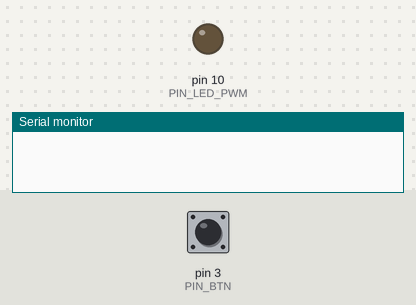
The sketch below on a simulated Arduino Uno, built with avr-gcc and run on an emulated ATmega328P. Shown: output pins drawn as LEDs (lit = HIGH), the last lines printed to the serial monitor. The test bench sets the inputs (shaded band); at power-on: pin 3 (PIN_BTN) HIGH.

Above: at 1.2 s.
1.3 s: pin 3 (PIN_BTN) pulled LOW for 0.15 s
At 2.1 s:
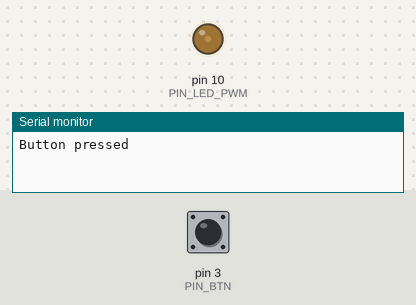
2.9 s: pin 3 (PIN_BTN) pulled LOW for 1 s
At 3.3 s:
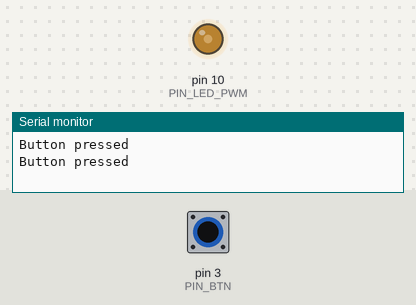
5.4 s: pin 3 (PIN_BTN) pulled LOW for 0.15 s
At 6.4 s:
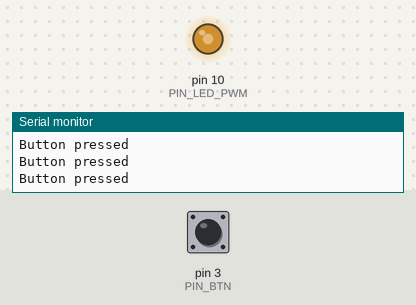
7.0 s: pin 3 (PIN_BTN) pulled LOW for 3.2 s
At 7.7 s:
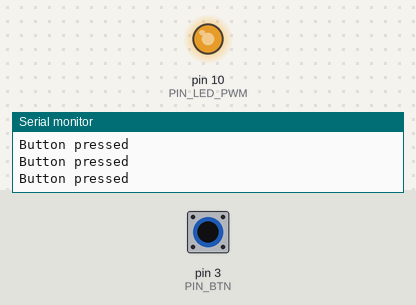
Timing chart, 0 to 10.0 s (numbered marks = the images above; inputs shaded):
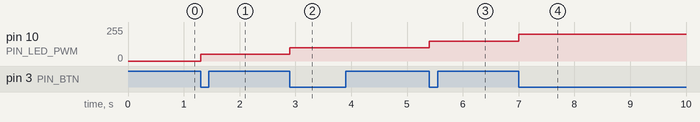

The sketch:

main.ino
```cpp
/**
 * @file    main.ino
 * @author  Filippo Graziani
 * @date    09/03/2024
 * @brief   A sample code for the button (KY004)
 * Connections:
 * Sensor       -----       Arduino Uno
 * -                        GND
 * [no label]               5V
 * S                        D3
 */

#include "Arduino.h"
#include <stdint.h>

void irq_btn_press();

#define     PIN_BTN                 (3)
#define     PIN_LED_PWM             (10)

static volatile bool b_pressed(false);

/**
 * @brief   Setup function.
 * @par     Description
 * Setting of the Arduino's pins and the serial port.
 * @return  Nothing.
 */
void
setup ()
{
    Serial.begin(9600);

    while (!Serial)
    {
        /* Do nothing */
    }

    pinMode(PIN_LED_PWM, OUTPUT);
    pinMode(PIN_BTN, INPUT);
    attachInterrupt(digitalPinToInterrupt(PIN_BTN), irq_btn_press, FALLING);

}   /* setup() */

/**
 * @brief   Loop function.
 * @par     Description
 * Everytime the button is pressed, the LED changes its PWM value increasing the
 * light until its maximum value, then it comes back to low value.
 * @return  Nothing.
 */
void
loop ()
{
    static uint32_t debounce_time_ms(0);
    static int32_t led_intesity(0);

    if ((true == b_pressed) && (0 == debounce_time_ms))
    {
        detachInterrupt(digitalPinToInterrupt(PIN_BTN));

        Serial.println("Button pressed");

        led_intesity += 50;
        led_intesity %= 256;
        analogWrite(PIN_LED_PWM, led_intesity);
        debounce_time_ms = millis();
    }

    if ((0 != debounce_time_ms) && ((millis() - debounce_time_ms) > 300))
    {
        debounce_time_ms = 0;
        b_pressed = false;
        attachInterrupt(digitalPinToInterrupt(PIN_BTN),
                                              irq_btn_press,
                                              FALLING);
    }
}   /* loop() */

/**
 * @brief   Interrupt function.
 * @par     Description
 * Detection of a button pression.
 * @return  Nothing.
 */
void
irq_btn_press ()
{
    b_pressed = true;
}   /* irq_btn_press() */


/*** End of file ***/
```

Measured:
- after the input at 1.3 s, pin 10 (PIN_LED_PWM): 0/255 → 50/255 at once
- after the input at 2.9 s, pin 10 (PIN_LED_PWM): 50/255 → 100/255 at once
- after the input at 5.4 s, pin 10 (PIN_LED_PWM): 100/255 → 150/255 at once
- after the input at 7.0 s, pin 10 (PIN_LED_PWM): 150/255 → 200/255 at once
